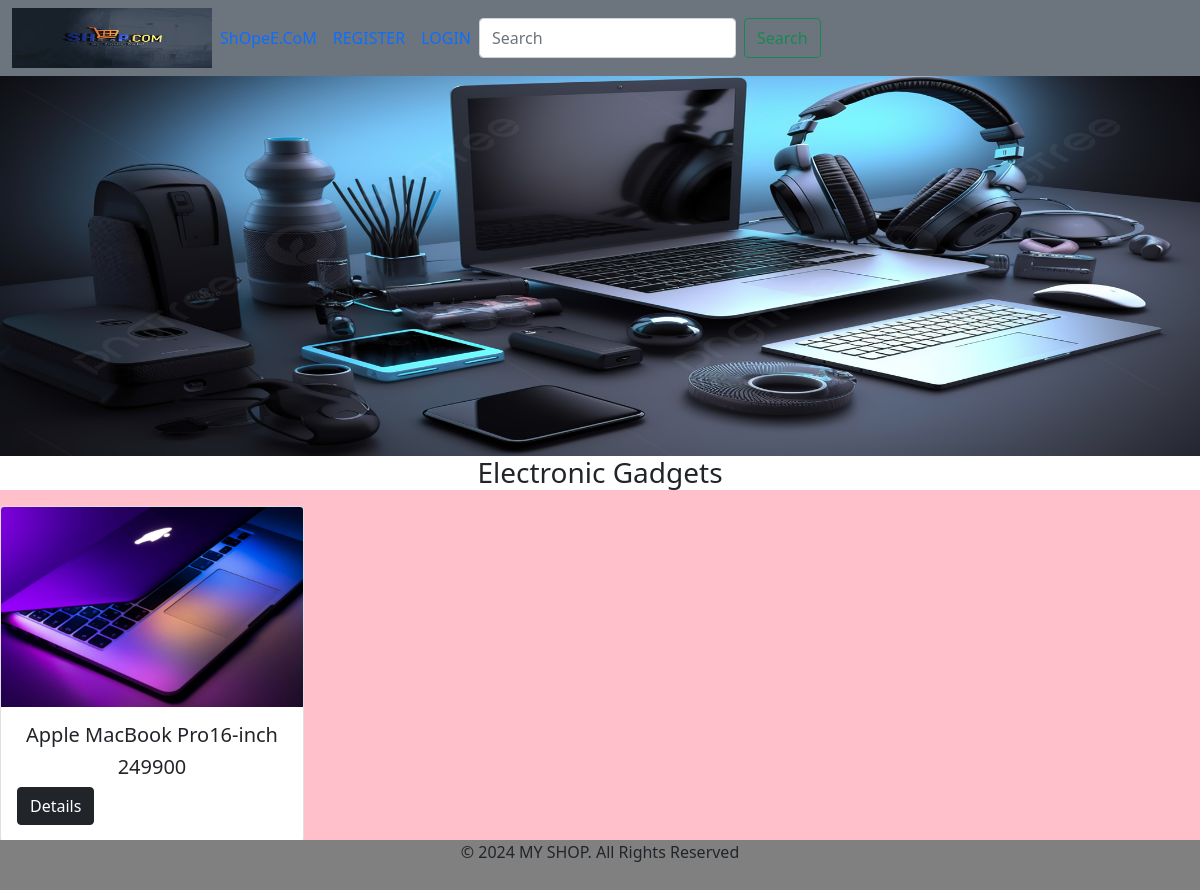
The app's page /products/3 with its own data.
### shop/models.py (models this page shows, shortened)
class Category(models.Model):
    image=models.ImageField(upload_to='images',null=True,blank=True)
    p_name=models.TextField(max_length=20)
    desc=models.TextField(max_length=200)

class Products(models.Model):
    category=models.ForeignKey(Category,on_delete=models.CASCADE)
    name=models.TextField(max_length=40)
    desc=models.TextField()
    image=models.ImageField(upload_to='images',null=True,blank=True)
    price=models.IntegerField()
    stock=models.IntegerField()
    available=models.BooleanField(default=True)
    created=models.DateTimeField(auto_now_add=True)
    updated=models.DateTimeField(auto_now_add=True)

### shop/views.py (the view)
# urls.py: path('products/<int:m>',views.products,name='products'),
def products(request,m):
    pro=Category.objects.get(id=m)
    item=Products.objects.filter(category=pro)
    return render(request,'products.html',{'product':pro,'item':item})

### cart/context_processors.py (called while the page is built)
def Total(request):
    u=request.user
    count=0
    if request.user.is_authenticated:
        try:
            item=Cart.objects.filter(user=u)
            count=count+item.count()
        except:
            count=0
    return {'count':count}

### shop/context_processors.py (called while the page is built)
def Links(request):
    c=Category.objects.all()
    return{'links':c}

### templates/products.html (shortened to what this page needs)
<!DOCTYPE html>
{% extends 'base.html' %}
{% load static %}
{% block content %}
    <div class="row">
        <img src="{{product.image.url}}" style="height:380px;width:100%">
    </div>
<center><h3 STYLE="background-color:white">{{product.p_name}}</h3></center>
    <div class="row">
    </div>
  <div class="row">
    {% for i in item %}
    <div class="col-sm-3  mb-5 ">
      <div class="card mx-auto" style="width: 19rem;">
        <a href="#">
        <img src="{{i.image.url}}" class="card-img-top" height="200px" width="100%" alt="..."></a>
        <div class="card-body">
        <h5 class="card-title text-center" >{{i.name}}</h5>
        <h5 class="card-title text-center" >{{i.price}}</h5>
        <a type="submit" href="{% url 'shop:product_details' i.id %}" class="btn btn-dark">Details</a>
</div>
      </div></div>
      {% endfor %}
</div>
{% endblock %}

### static/css/style.css (style rules this page uses)
body { background-color:pink; }

### records on screen
Category: image (picture), p_name "Electronic Gadgets"
Products: image (picture), name "Apple MacBook Pro16-inch", price "249900"
